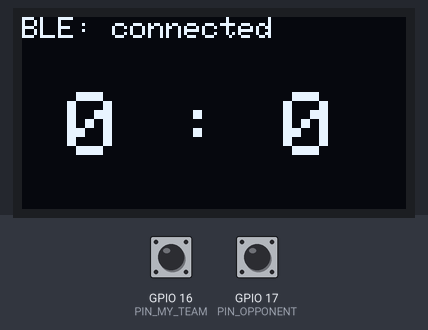
This sketch was run on a simulated ESP32. Shown: 128×64 one-colour display. The inputs (shaded band) are chosen by the test bench; at power-on: GPIO 16 (PIN_MY_TEAM) HIGH, GPIO 17 (PIN_OPPONENT) HIGH. Nothing arrives over Bluetooth unless stated; a phone connects over Bluetooth LE 3 s after start; what the sketch prints to the serial monitor is not drawn.

Above: at 3.6 s.
3.7 s: GPIO 16 (PIN_MY_TEAM) pulled LOW for 1 s
At 5.9 s:
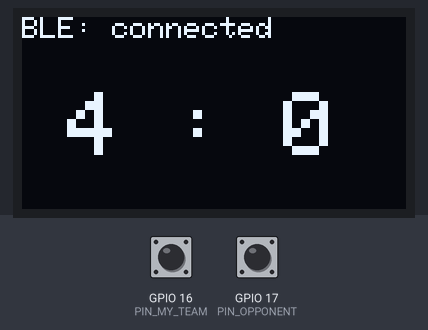
6.2 s: GPIO 17 (PIN_OPPONENT) pulled LOW for 3.2 s
At 10.0 s:
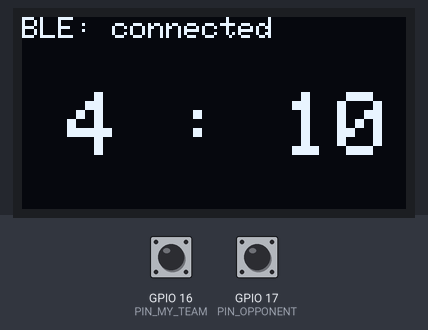
10.9 s: GPIO 16 (PIN_MY_TEAM) pulled LOW for 0.15 s
At 11.4 s:
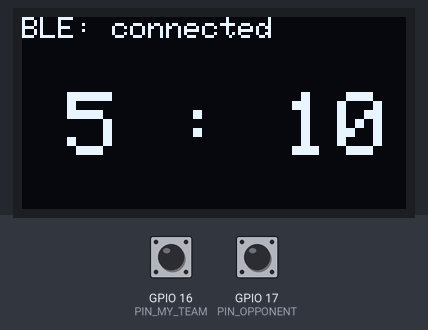
12.5 s: GPIO 17 (PIN_OPPONENT) pulled LOW for 0.15 s
At 13.9 s:
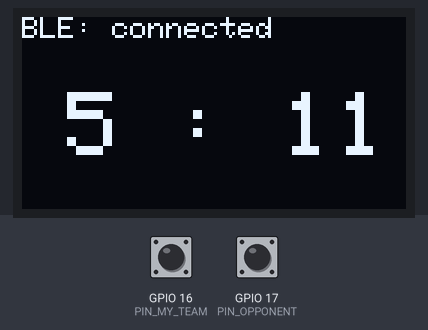
Timing chart, 0 to 15.1 s (numbered marks = the images above; inputs shaded):
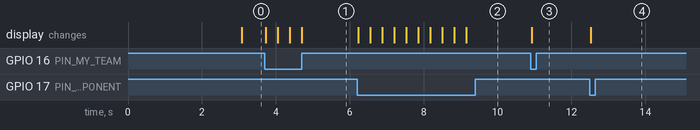

Measured:
- after the input at 3.7 s, the display: first changes at once (image 1 shows a later state)
- after the input at 6.2 s, the display: first changes at once (image 2 shows a later state)
- after the input at 10.9 s, the display: changes at once (image 3)
- after the input at 12.5 s, the display: changes at once (image 4)

The sketch:

padel-clicker.ino
```cpp
/*
 * Padel Clicker — ESP32-WROOM-32
 * BLE GATT + OLED дисплей + 2 кнопки
 *
 * Подключение:
 *   Синяя кнопка  (моя команда): GPIO16 + GND
 *   Красная кнопка (противник) : GPIO17 + GND
 *   Дисплей SDA: GPIO21
 *   Дисплей SCL: GPIO22
 *   Дисплей VCC: 3.3V
 *   Дисплей GND: GND
 */

#include <Wire.h>
#include <Adafruit_GFX.h>
#include <Adafruit_SSD1306.h>
#include <BLEDevice.h>
#include <BLEServer.h>
#include <BLEUtils.h>
#include <BLE2902.h>

// --- Пины ---
#define PIN_MY_TEAM  16
#define PIN_OPPONENT 17

// --- Дисплей ---
#define SCREEN_WIDTH 128
#define SCREEN_HEIGHT 64
Adafruit_SSD1306 display(SCREEN_WIDTH, SCREEN_HEIGHT, &Wire, -1);

// --- BLE UUID ---
#define SERVICE_UUID        "12345678-1234-1234-1234-123456789abc"
#define CHARACTERISTIC_UUID "abcd1234-ab12-ab12-ab12-abcdef123456"

// --- BLE переменные ---
BLECharacteristic *pCharacteristic;
bool deviceConnected = false;

// --- Счёт ---
int scoreMe  = 0;
int scoreOpp = 0;

// --- Forward declaration ---
void showScore();

// --- Колбэк подключения/отключения ---
class ServerCallbacks : public BLEServerCallbacks {
  void onConnect(BLEServer *pServer) {
    deviceConnected = true;
    showScore();
  }
  void onDisconnect(BLEServer *pServer) {
    deviceConnected = false;
    showScore();
    pServer->getAdvertising()->start();
  }
};

// --- Отображение счёта на дисплее ---
void showScore() {
  display.clearDisplay();

  display.setTextSize(1);
  display.setTextColor(WHITE);
  display.setCursor(0, 0);
  display.print(deviceConnected ? "BLE: connected" : "BLE: waiting...");

  display.setTextSize(3);
  display.setCursor(15, 25);
  display.print(scoreMe);
  display.print(" : ");
  display.print(scoreOpp);

  display.display();
}

void setup() {
  Serial.begin(115200);

  pinMode(PIN_MY_TEAM,  INPUT_PULLUP);
  pinMode(PIN_OPPONENT, INPUT_PULLUP);

  display.begin(SSD1306_SWITCHCAPVCC, 0x3C);
  showScore();

  BLEDevice::init("Padel Clicker");
  BLEServer *pServer = BLEDevice::createServer();
  pServer->setCallbacks(new ServerCallbacks());

  BLEService *pService = pServer->createService(SERVICE_UUID);

  pCharacteristic = pService->createCharacteristic(
    CHARACTERISTIC_UUID,
    BLECharacteristic::PROPERTY_READ |
    BLECharacteristic::PROPERTY_NOTIFY
  );
  pCharacteristic->addDescriptor(new BLE2902());

  pService->start();
  pServer->getAdvertising()->start();

  Serial.println("BLE started, waiting for connection...");
}

void loop() {
  if (digitalRead(PIN_MY_TEAM) == LOW) {
    scoreMe = (scoreMe + 1) % 100;
    if (deviceConnected) {
      pCharacteristic->setValue("1");
      pCharacteristic->notify();
    }
    showScore();
    delay(300);
  }

  if (digitalRead(PIN_OPPONENT) == LOW) {
    scoreOpp = (scoreOpp + 1) % 100;
    if (deviceConnected) {
      pCharacteristic->setValue("2");
      pCharacteristic->notify();
    }
    showScore();
    delay(300);
  }
}
```
